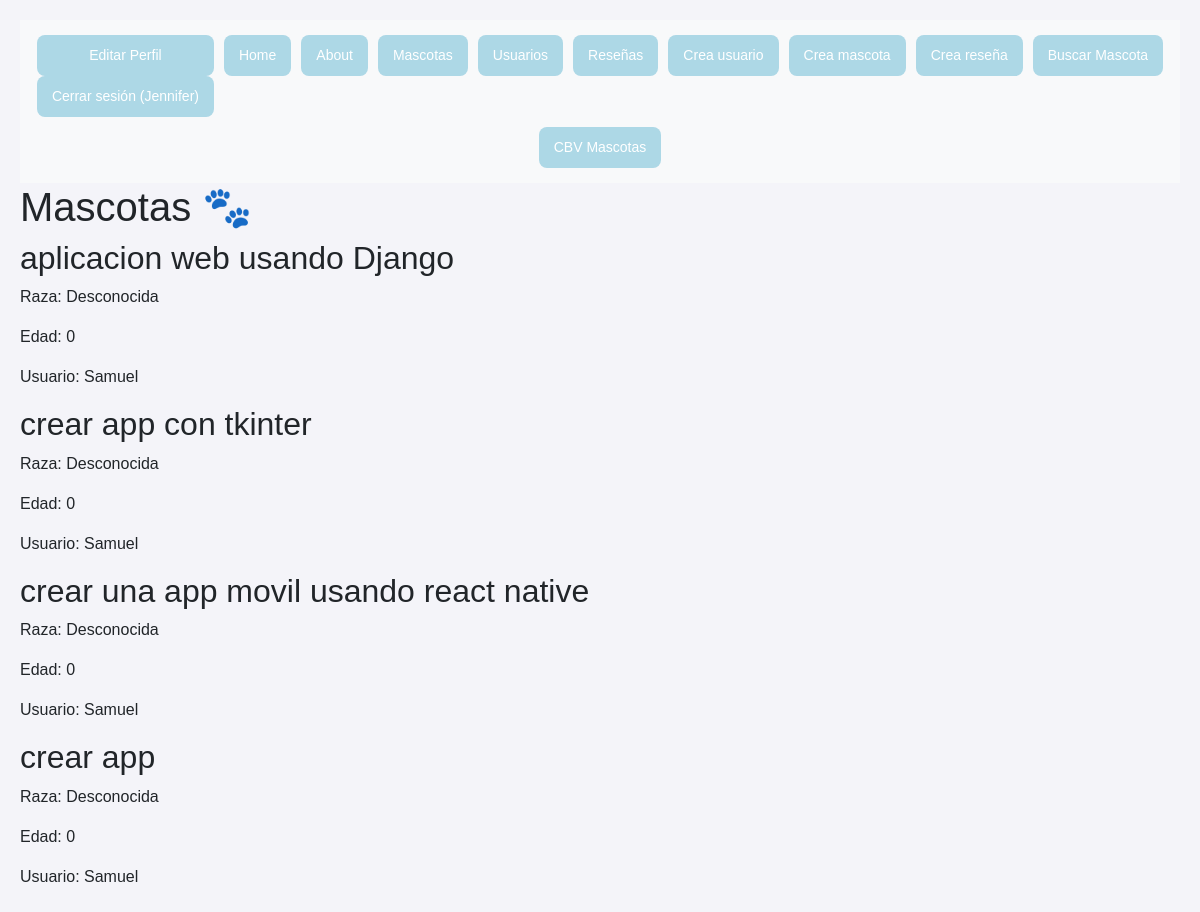
Page /mascotas/ (signed in) on the earlier database version.
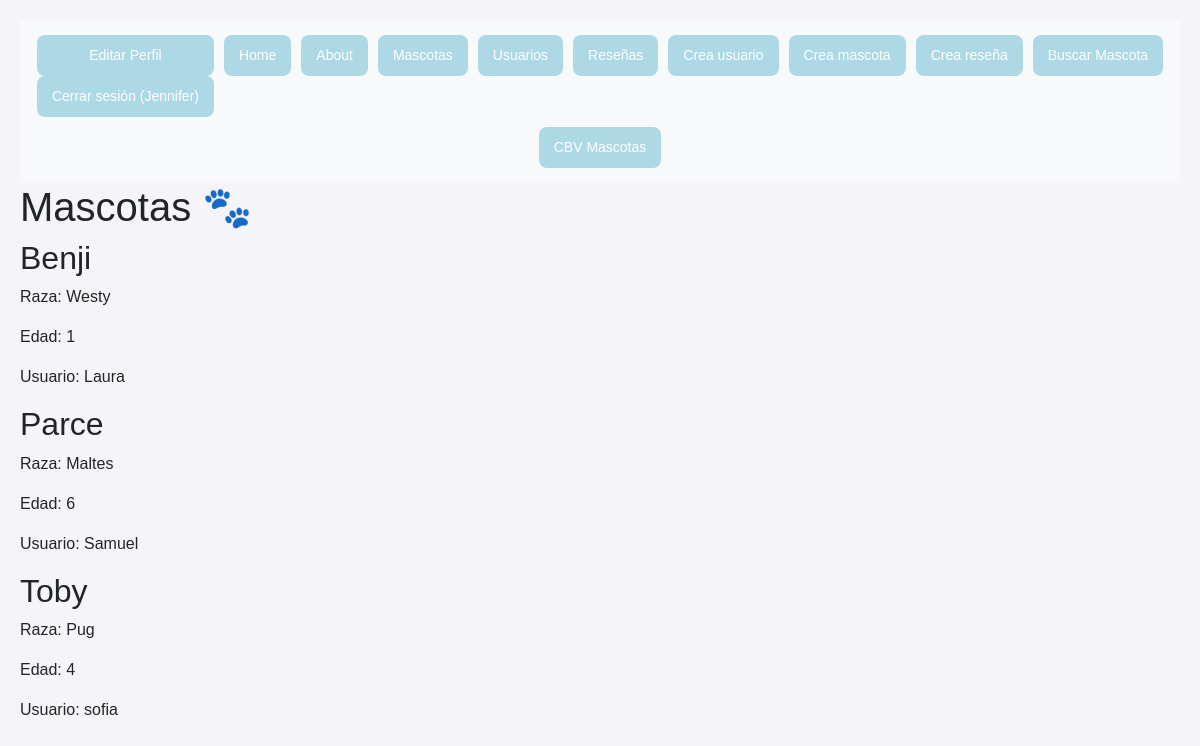
Same page on the later database version.
### myapp/models.py (models this page shows, shortened)
class Mascota(models.Model):
    name = models.CharField(max_length=200)
    raza = models.CharField(max_length=200, default="Desconocida")
    edad = models.IntegerField(default=0)
    usuario = models.ForeignKey(Usuario, on_delete=models.CASCADE, default=1)

class Usuario(models.Model):
    name = models.CharField(max_length=200)
    email = models.EmailField()

### myapp/views.py (the view)
# urls.py: path('mascotas/', views.mascotas),
@login_required(login_url='accounts:login')
def mascotas(request):
    mascotas = Mascota.objects.all()
    return render(request, 'mascotas/mascotas.html', {
        'mascotas': mascotas
    })

### myapp/templates/mascotas/mascotas.html
{% extends 'layouts/base.html' %}
{% block content %}
<h1>Mascotas 🐾</h1>
{% for mascota in mascotas %}
<article>
    <h2 class="nombre-mascota">{{ mascota.name }}</h2>
    <p>Raza: {{ mascota.raza }}</p>
    <p>Edad: {{ mascota.edad }}</p>
    <p>Usuario: {{ mascota.usuario.name }}</p>
</article>
{% endfor %}
{% endblock %}

Differences in the rows shown:
removed Mascota: name "aplicacion web usando Django", raza "Desconocida", edad "0", usuario.name "Samuel"
removed Mascota: name "crear app con tkinter", raza "Desconocida", edad "0", usuario.name "Samuel"
removed Mascota: name "crear una app movil usando react native", raza "Desconocida", edad "0", usuario.name "Samuel"
removed Mascota: name "crear app", raza "Desconocida", edad "0", usuario.name "Samuel"
added Mascota: name "Benji", raza "Westy", edad "1", usuario.name "Laura"
added Mascota: name "Parce", raza "Maltes", edad "6", usuario.name "Samuel"
added Mascota: name "Toby", raza "Pug", edad "4", usuario.name "sofia"
